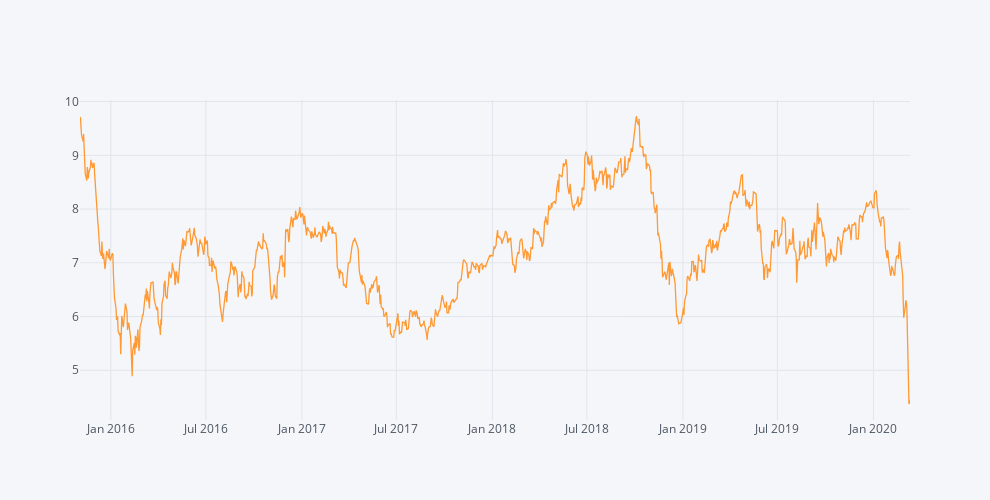

This figure's notebook cell:
### Code cell
dimensions=(990, 500)
CRUDP.iplot(dimensions=dimensions)

### Figure 1 — Plotly figure (JSON) as saved in the notebook; plotly's stock layout.template omitted (floating-point values rounded to 4 significant figures; data arrays with more than 128 entries replaced by an {"elided": "..."} marker saying what was removed)
{"data": [{"line": {"color": "rgba(255, 153, 51, 1.0)", "dash": "solid", "shape": "linear", "width": 1.3}, "mode": "lines", "name": "CRUDP", "text": "", "type": "scatter", "x": {"elided": "1114 str values"}, "y": {"elided": "1114 float values"}}], "layout": {"height": 500, "legend": {"bgcolor": "#F5F6F9", "font": {"color": "#4D5663"}}, "paper_bgcolor": "#F5F6F9", "plot_bgcolor": "#F5F6F9", "title": {"font": {"color": "#4D5663"}}, "width": 990, "xaxis": {"autorange": true, "gridcolor": "#E1E5ED", "range": ["2015-11-03", "2020-03-11"], "showgrid": true, "tickfont": {"color": "#4D5663"}, "title": {"font": {"color": "#4D5663"}, "text": ""}, "type": "date", "zerolinecolor": "#E1E5ED"}, "yaxis": {"autorange": true, "gridcolor": "#E1E5ED", "range": [4.074, 10.03], "showgrid": true, "tickfont": {"color": "#4D5663"}, "title": {"font": {"color": "#4D5663"}, "text": ""}, "type": "linear", "zerolinecolor": "#E1E5ED"}}}
